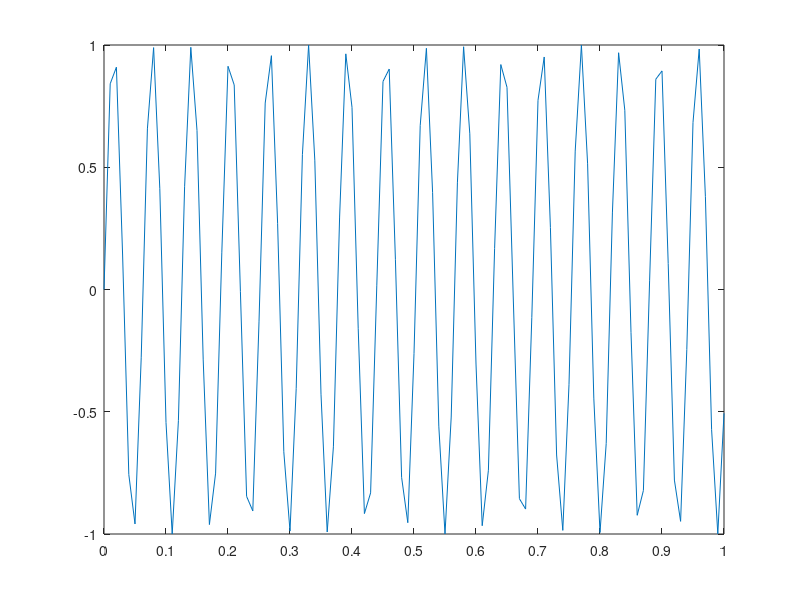

Reproduce this figure in MATLAB.
% 生成数据
x = linspace(0, 100, 101);
y = sin(x);

% 绘制折线图
plot(x, y);

% 设置横坐标轴刻度和标签
xticks(linspace(0, 100, 11));
xticklabels({'0', '0.1', '0.2', '0.3', '0.4', '0.5', '0.6', '0.7', '0.8', '0.9', '1'});
